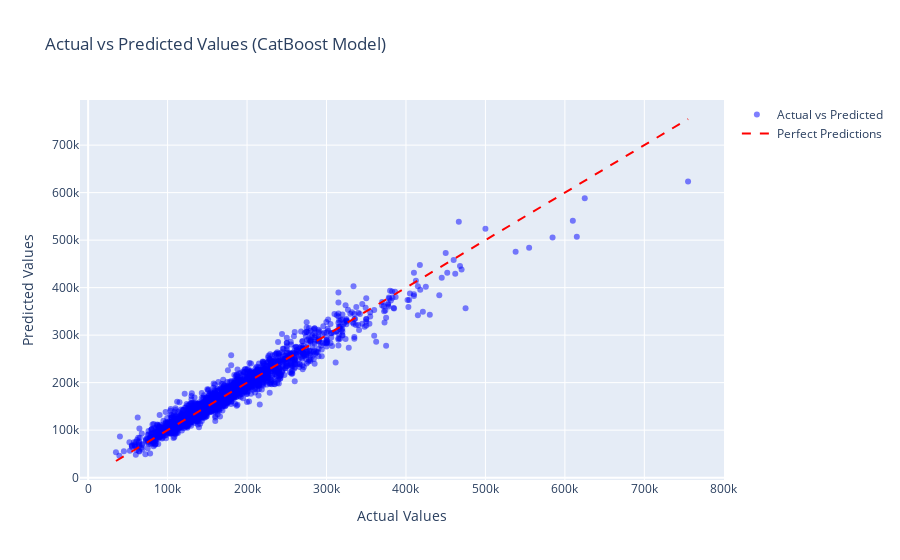

This figure's notebook cell:
### Code cell
# Plotting actual vs predicted values
plt.figure(figsize=(8, 6))
plt.scatter(y, predicted_values, color='blue', alpha=0.5)
plt.plot([min(y), max(y)], [min(y), max(y)], linestyle='--', color='red')
plt.xlabel('Actual Values')
plt.ylabel('Predicted Values')
plt.title('Actual vs Predicted Values (CatBoost Model)')
plt.grid(True)
plt.show()

# Create a scatter plot
scatter_plot = go.Scatter(x=y, y=predicted_values, mode='markers', 
                          marker=dict(color='blue', opacity=0.5),
                          name='Actual vs Predicted')

# Add a diagonal line representing perfect predictions
diagonal_line = go.Scatter(x=[min(y), max(y)], y=[min(y), max(y)],
                           mode='lines', line=dict(color='red', dash='dash'),
                           name='Perfect Predictions')

# Layout
layout = go.Layout(title='Actual vs Predicted Values (CatBoost Model)',
                   xaxis=dict(title='Actual Values'),
                   yaxis=dict(title='Predicted Values'),
                   showlegend=True)

# Create figure
scatter_fig = go.Figure(data=[scatter_plot, diagonal_line], layout=layout)

# Show plot
scatter_fig.show()

### Figure 1 — Plotly figure (JSON) as saved in the notebook; plotly's stock layout.template omitted (floating-point values rounded to 4 significant figures; data arrays with more than 128 entries replaced by an {"elided": "..."} marker saying what was removed)
{"data": [{"marker": {"color": "blue", "opacity": 0.5}, "mode": "markers", "name": "Actual vs Predicted", "type": "scatter", "x": {"elided": "2410 int values"}, "y": {"elided": "2410 float values"}}, {"line": {"color": "red", "dash": "dash"}, "mode": "lines", "name": "Perfect Predictions", "type": "scatter", "x": [35000, 755000], "y": [35000, 755000]}], "layout": {"autosize": true, "showlegend": true, "title": {"text": "Actual vs Predicted Values (CatBoost Model)"}, "xaxis": {"autorange": true, "range": [-8625.0, 798600.0], "title": {"text": "Actual Values"}, "type": "linear"}, "yaxis": {"autorange": true, "range": [-11070.0, 795300.0], "title": {"text": "Predicted Values"}, "type": "linear"}}}
